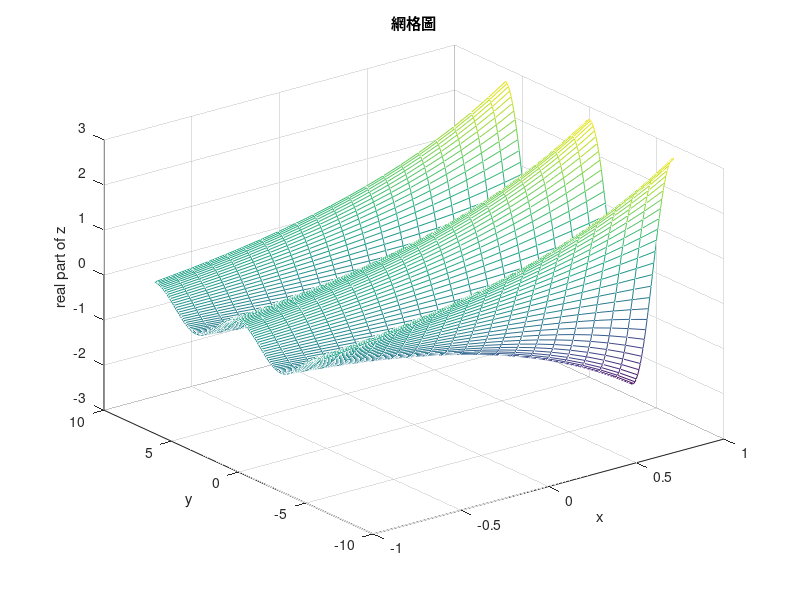
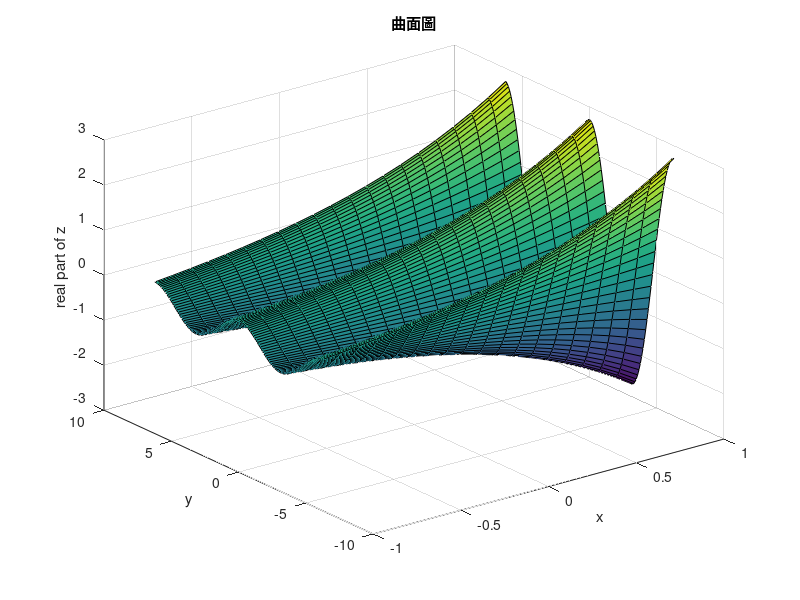
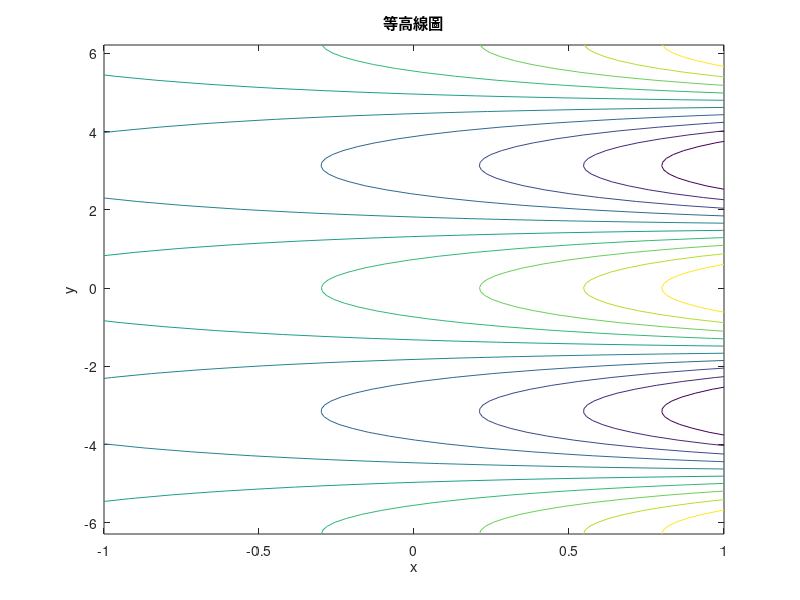

Source code (MATLAB) for these figures, in order:
X = -1:0.1:1;
Y = -2 * pi:0.1:2 * pi;

[x, y] = meshgrid(X, Y);

z = exp(x + 1i .* y);

figure(1)
mesh(x, y, real(z));
title('網格圖');
xlabel('x');
ylabel('y');
zlabel('real part of z');

figure(2)
surf(x, y, real(z));
title('曲面圖');
xlabel('x');
ylabel('y');
zlabel('real part of z');

figure(3)
contour(x, y, real(z));
title('等高線圖');
xlabel('x');
ylabel('y');
